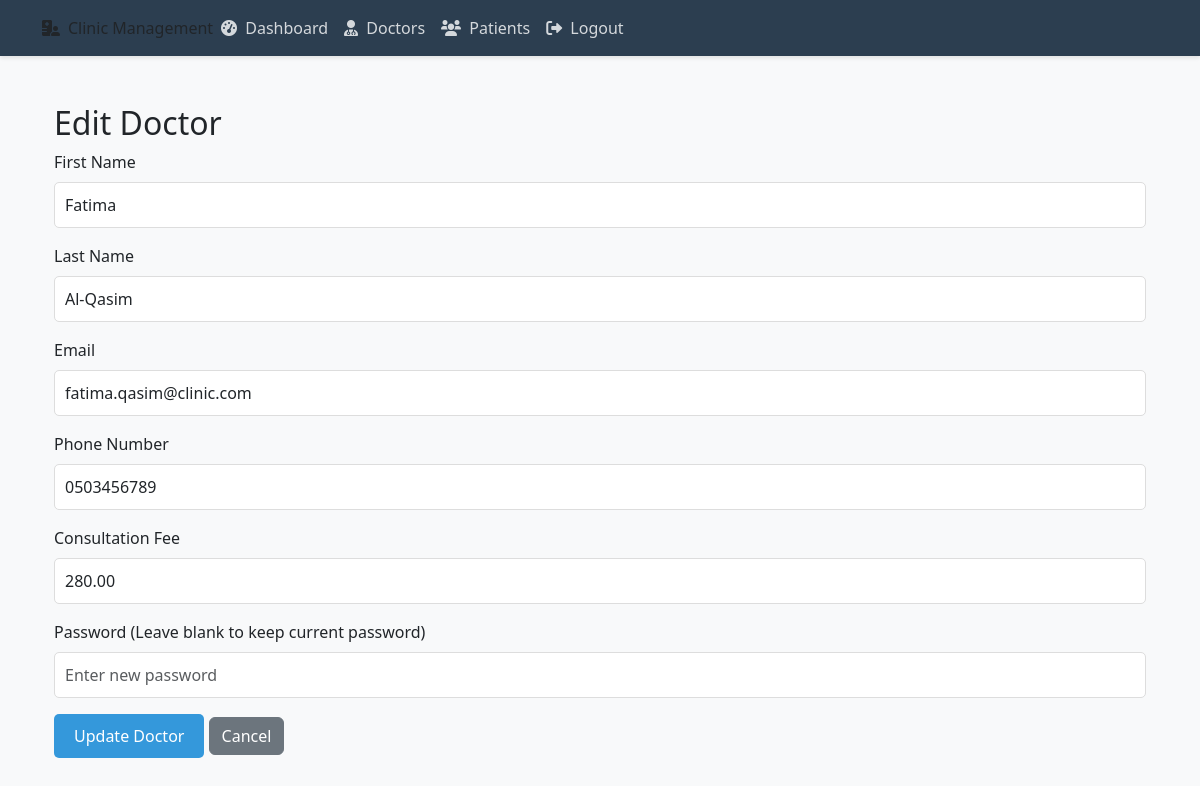
The page /admin/edit_doctor/3 (signed in) on the database its author committed.
### models.py (models this page shows)
class Doctor(db.Model):
    __tablename__ = 'doctors'
    id = db.Column(db.Integer, primary_key=True, autoincrement=True, comment='Doctor ID')
    first_name = db.Column(db.String(50), nullable=False, comment='First name')
    last_name = db.Column(db.String(50), nullable=False, comment='Last name')
    email = db.Column(db.String(120), unique=True, nullable=False, comment='Email address')
    phone_number = db.Column(db.String(20), nullable=False, comment='Phone number')
    password = db.Column(db.String(128), nullable=False, comment='Password')
    consultation_fee = db.Column(db.Float, nullable=False, comment='Consultation fee')
    created_at = db.Column(db.DateTime, server_default=db.func.now(), comment='Registration date')
    appointments = db.relationship('Appointment', backref='doctor_details')

### app.py (the view, shortened to what this page needs)
@app.route('/admin/edit_doctor/<int:doctor_id>', methods=['GET', 'POST'])
@login_required
def edit_doctor(doctor_id):
    if current_user.role != 'admin':
        flash('You do not have permission to access this page.', 'danger')
        return redirect(url_for('login'))
    doctor = Doctor.query.get_or_404(doctor_id)
    form = EditDoctorForm(obj=doctor)  # Fill form with current doctor data
    return render_template('admin/edit_doctor.html', form=form, doctor=doctor, current_year=datetime.now().year)

### forms.py
class EditDoctorForm(FlaskForm):
    first_name = StringField(
        'First Name',
        validators=[
            DataRequired(),
            Length(max=50)
        ]
    )
    last_name = StringField(
        'Last Name',
        validators=[
            DataRequired(),
            Length(max=50)
        ]
    )
    email = StringField(
        'Email',
        validators=[
            DataRequired(),
            Email(),
            Length(max=120)
        ]
    )
    phone_number = StringField(
        'Phone Number',
        validators=[
            DataRequired(),
            Length(max=20),
            validate_phone
        ]
    )
    consultation_fee = DecimalField(
        'Consultation Fee',
        validators=[DataRequired()]
    )
    password = PasswordField(
        'Password (Leave blank to keep current password)',
        validators=[
            Optional(),
            Length(min=6)
        ]
    )
    submit = SubmitField('Update Doctor')

### app.py (called while the page is built)
@login_manager.user_loader
def load_user(user_id):
    return db.session.get(User, int(user_id))

### templates/admin/edit_doctor.html (shortened to what this page needs)
{% extends 'base.html' %}
{% block content %}
<div class="container mt-5">
    <h2>Edit Doctor</h2>
    <form method="POST" action="{{ url_for('edit_doctor', doctor_id=doctor.id) }}">
        <div class="mb-3">
            {{ form.first_name.label(class="form-label") }}
            {{ form.first_name(class="form-control", placeholder="Enter first name") }}
        </div>
        <div class="mb-3">
            {{ form.last_name.label(class="form-label") }}
            {{ form.last_name(class="form-control", placeholder="Enter last name") }}
        </div>
        <div class="mb-3">
            {{ form.email.label(class="form-label") }}
            {{ form.email(class="form-control", placeholder="Enter email") }}
        </div>
        <div class="mb-3">
            {{ form.phone_number.label(class="form-label") }}
            {{ form.phone_number(class="form-control", placeholder="Enter phone number") }}
        </div>
        <div class="mb-3">
            {{ form.consultation_fee.label(class="form-label") }}
            {{ form.consultation_fee(class="form-control", placeholder="Enter consultation fee") }}
        </div>
        <div class="mb-3">
            {{ form.password.label(class="form-label") }}
            {{ form.password(class="form-control", placeholder="Enter new password") }}
        </div>
        <div class="mb-3">
            {{ form.submit(class="btn btn-primary") }}
            <a href="{{ url_for('doctors_list') }}" class="btn btn-secondary">Cancel</a>
        </div>
    </form>
</div>
{% endblock %}

### templates/base.html (style rules this page uses)
:root { --primary-color: #2c3e50; --secondary-color: #3498db; --accent-color: #e74c3c; }
body { font-family: 'Segoe UI', Tahoma, Geneva, Verdana, sans-serif; background-color: #f8f9fa; }
.btn-primary { background-color: var(--secondary-color); border: none; padding: 10px 20px; border-radius: 5px; transition: all 0.3s ease; }
.form-control { border-radius: 5px; border: 1px solid #ddd; padding: 10px; }

### rows shown on the page
Doctor: first_name "Fatima", last_name "Al-Qasim", email "fatima.qasim@clinic.com", phone_number "0503456789", consultation_fee "280.00"
